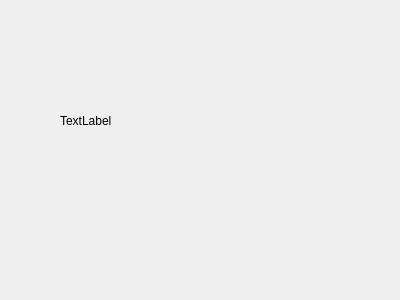
<?xml version="1.0" encoding="UTF-8"?>
<ui version="4.0">
 <class>PrintUserDlg</class>
 <widget class="QDialog" name="PrintUserDlg">
  <property name="geometry">
   <rect>
    <x>0</x>
    <y>0</y>
    <width>400</width>
    <height>300</height>
   </rect>
  </property>
  <property name="windowTitle">
   <string>Dialog</string>
  </property>
  <widget class="QLabel" name="label">
   <property name="geometry">
    <rect>
     <x>60</x>
     <y>60</y>
     <width>241</width>
     <height>121</height>
    </rect>
   </property>
   <property name="text">
    <string>TextLabel</string>
   </property>
  </widget>
 </widget>
 <resources/>
 <connections/>
</ui>
